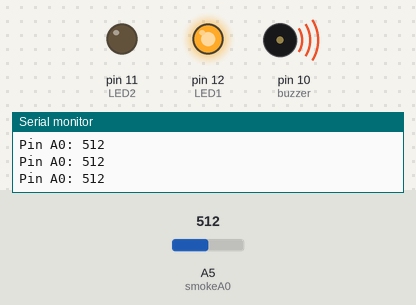
This sketch was run on a simulated Arduino Uno, built with avr-gcc and run on an emulated ATmega328P. Shown: output pins drawn as LEDs (lit = HIGH), buzzer (waves = sounding), the last lines printed to the serial monitor. The inputs (shaded band) are chosen by the test bench; at power-on: A5 (smokeA0) = 512.

Above: at 1.2 s.
1.3 s: A5 (smokeA0) set to 415
2.8 s: A5 (smokeA0) set to 383
At 3.8 s:
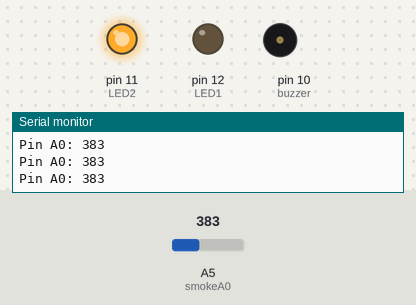
4.3 s: A5 (smokeA0) set to 410
At 5.1 s:
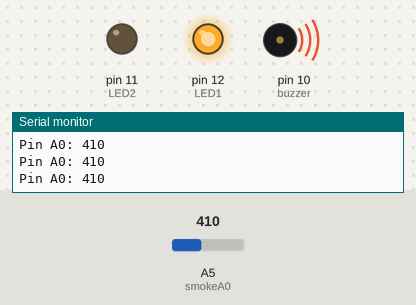
5.8 s: A5 (smokeA0) set to 390
At 6.5 s:
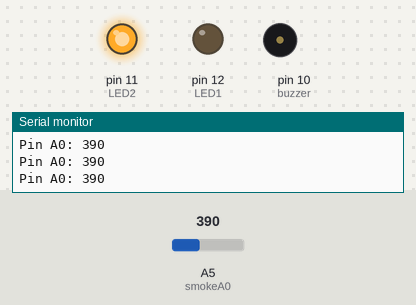
Timing chart, 0 to 8.3 s (numbered marks = the images above; inputs shaded):
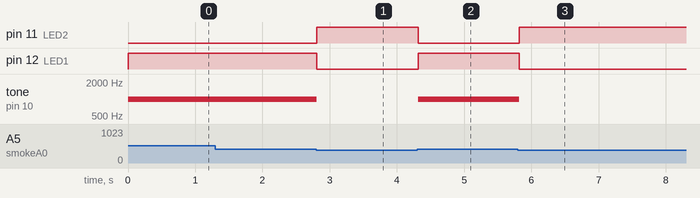

The sketch:

Tem.ino
```cpp
int LED1 = 12;
int LED2 = 11;
int buzzer = 10;
int smokeA0 = A5;
int sensorThreshold = 400;

void setup() {
  pinMode(LED1, OUTPUT);
  pinMode(LED2, OUTPUT);
  pinMode(buzzer, OUTPUT);
  pinMode(smokeA0, INPUT);
  Serial.begin(9600);
}

void loop() {
  int analogSensor = analogRead(smokeA0);

  Serial.print("Pin A0: ");
  Serial.println(analogSensor);
  // Checks if it has reached the threshold value
  if (analogSensor > sensorThreshold)
  {
    digitalWrite(LED1, HIGH);
    digitalWrite(LED2, LOW);
    tone(buzzer, 1000, 200);
  }
  else
  {
    digitalWrite(LED1, LOW);
    digitalWrite(LED2, HIGH);
    noTone(buzzer);
  }
  delay(100);
}
```

Measured:
- the behaviour switches between 401 and 400 on A5 (smokeA0) (found by bisection; images 0 and 1)
- after the input at 2.8 s, pin 11 (LED2): LOW → HIGH at once; pin 12 (LED1): HIGH → LOW at once; tone on pin 10 (buzzer): 1000 Hz → silent at once
- after the input at 4.3 s, pin 11 (LED2): HIGH → LOW at once; pin 12 (LED1): LOW → HIGH at once; tone on pin 10 (buzzer): silent → 1000 Hz at once
- after the input at 5.8 s, pin 11 (LED2): LOW → HIGH at once; pin 12 (LED1): HIGH → LOW at once; tone on pin 10 (buzzer): 1000 Hz → silent at once
